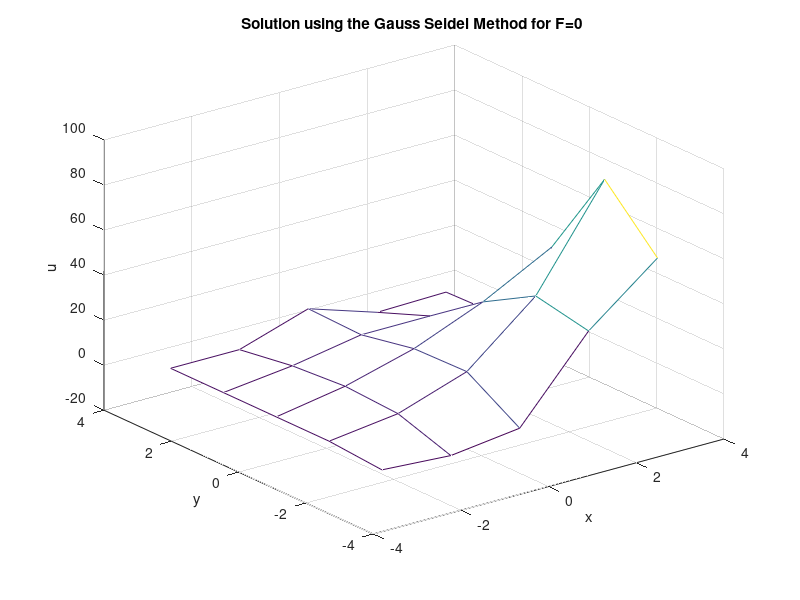
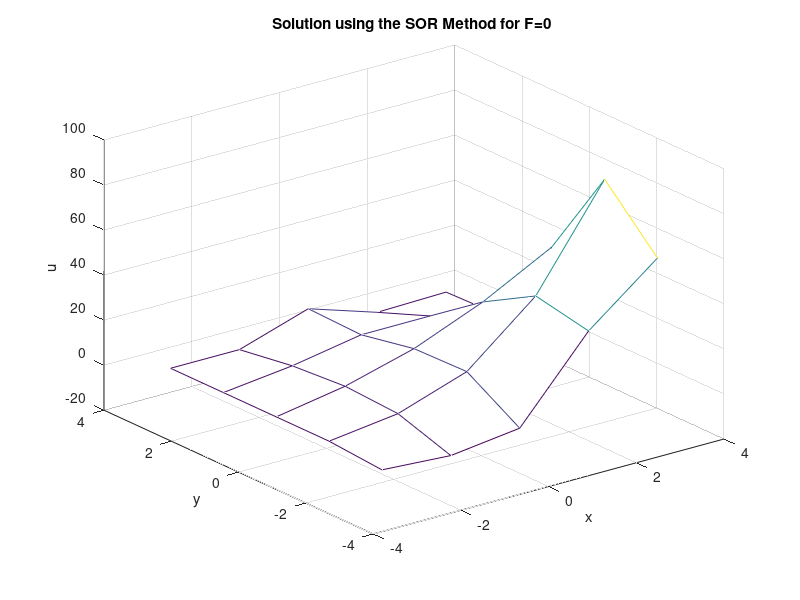

The MATLAB source for these figures, in order:
%German Robles
%1456165
%2D Poisson Equation
%APc1-2 version
%May 9th, 2018
%Scientific Computing

clearvars
clc
close all

%% variables that will be used in this problem to solve for 2D poisson and laplace equation

%rectangle of interest
ax = -pi;               %left boundary of rectangle of interest
ay = -pi;               %bottom boundary of rectangle of interest
bx = pi;                %right boundary of rectangle of interest
by = pi;                %top boundary of rectangle of interest
Lx = bx - ax;           %Lx=2pi since thats magnitude of the rectangle in x-direction
Ly = by - ay;           %Ly=2pi since thats magnitude of the rectangle in y-direction

%number of nodes analyzed in this problem
disp('Enter the number of nodes to be analyzed:')       %user friendly input depending on the number of nodes
N = input('Nodes: ');               %choose a desired number of poles

Nx = N;                 %Ny is set equal to the desired number of nodes
Ny = N;                 %Ny is set equal to the desired number of nodes

h2 = (1/(Nx+1))^2;      %since h is the same for deltax and deltay, h^2 is used for the following calculation

hx = linspace(ax,bx,Nx);        %equally spaced vector from -pi to pi using N nodes in x direction
hy = linspace(ay,by,Ny);        %equally spaced vector from -pi to pi usinf N nodes in y direction

[x,y] = meshgrid(hx,hy);        %created matrix from -pi to pi in both direction to simulate rectangle
y = flipud(y);                  %flipped y vector to have it go from -pi to pi in vertical direction

%boundary conditions defined
fa = ((x-ax).^2).*cos(pi.*x/ax);            %equation used for the top boundary condition (dirichlet)
ga = x.*((x-ax).^2);                        %equation used for the bottom boundary condition (dirichlet)
%F = cos((pi/2).*(2.*((x-ax)/(bx-ax))+1)).*sin(pi.*((y-ay)/(by-ay)));                    %right hand side for poissons equation (first case) 
F = zeros(Nx,Ny);              %right hand side for laplaces equation (second case)
uby = fa;                                     %top BC
uay = ga;                                     %bottom BC
ubx = (bx.*((bx-ax).^2))+(((y-ay)/(by-ay)).*((((bx-ax).^2).*cos(pi.*bx/ax))-(bx.*((bx-ax).^2))));   %Right BC

%% boundary conditions prescribed on u matrix

%solvng for outer edges of the u matrix solution
u = zeros(Nx,Ny);       %preallocating the matrix for u matrix solution
u(1,2:Ny-1)=uby(1,2:Ny-1);      %plugging in top BC's defined earlier on the u matrix
u(Nx,2:Ny-1)=uay(Nx,2:Ny-1);    %plugging in bottom BC's defined earlier on the u matrix
u(2:Nx-1,Ny)=ubx(2:Nx-1,Ny);    %plugging in right BC's defined earlier on the u matrix

% neumann boundary condition on the left side of the u matrix

for i = 2:Nx-1
    u(i,1) = (1/4)*(2*u(i,1)+u(i-1,1)+u(i+1,1)+(h2)*F(i,1));    %algorithm used to calculate left BC since a ghost node is requiered 
end

% to provide bettter results, the corners will be calculated as averages of
% the neighboring grids

u(1,1) = (u(1,2)+u(2,1))/2;         %average for top left corner
u(1,Ny) = (u(1,Ny-1)+u(2,Ny))/2;    %average for top right corner
u(Nx,1) = (u(Nx-1,1)+u(Nx,2))/2;    %average for bottom left corner
u(Nx,Ny) = (u(Nx,Ny-1)+u(Nx-1,Ny))/2;   %average for bottom right corner

%% first iterative method used to solve poisson equation: gauss seidel 
    
error = 1;                      %define the error
tole = 1e-6;                    %tolerance used when iterating using the gauss seidel method
gaussit = 0;                    %keeps track of the number of iterations to date
ukp1 = u;                       %defines the u (k+1) matrix to the original u matrix

while error > tole
    gaussit = gaussit + 1;      %iterator count keeps growing for each iteration
    for j = 2:Ny-1
        for i = 2:Nx-1
            ukp1(i,j)=.25*(ukp1(i-1,j)+u(i+1,j)+ukp1(i,j-1)+u(i,j+1)+h2*F(i,j));    %algorithm for the GS method
        end
    end
    error =(1/(Nx*Ny))*sum(sum(abs(ukp1-u)));           %calculated error used for the next iteration
    u = ukp1;
end

%iterations needed to solve
disp('Number of Iterations using the Gauss Seidel method for F=0 =')
disp(gaussit)                   %shows the total number of iteration to converge 

%plots solution
figure(1)                       %plots the u solution on a x, y, and z plane
mesh(x,y,u)
xlabel('x')
ylabel('y')
zlabel('u')
title('Solution using the Gauss Seidel Method for F=0 ')
    
%% second iterative method used to solve poisson equation: SOR method

error = 1;
tole = 1e-6;
gaussit = 0;
ukp1 = u;
w = 1.5;                        %relaxation factor used to solve the SOR method. ideally this value must be within 1 to 2. 
%for this first calculation I used 1.5 but this value needs to be optimzed
%to produce the best results possible in the form of the fastest
%convergence

while error > tole
    gaussit = gaussit + 1;
    for j = 2:Ny-1
        for i = 2:Nx-1
            ukp1(i,j)=((w/4)*(u(i+1,j)+ukp1(i-1,j)+ u(i,j+1)+ ukp1(i,j-1)+(h2*F(i,j))))+(1-w)*u(i,j);   %algorithm for the SOR method
        end
    end
    error =(1/(Nx*Ny))*sum(sum(abs(ukp1-u)));
    u = ukp1;
end

%iterations needed to solve
disp('Number of Iterations using the SOR method for F=0 =')
disp(gaussit) %shows the total number of iteration to converge 

%plots solution
figure(2)                           %plots a second figure to display the SOR solution on a x, y, and z plane
mesh(x,y,u)
xlabel('x')
ylabel('y')
zlabel('u')
title('Solution using the SOR Method for F=0 ')


    
